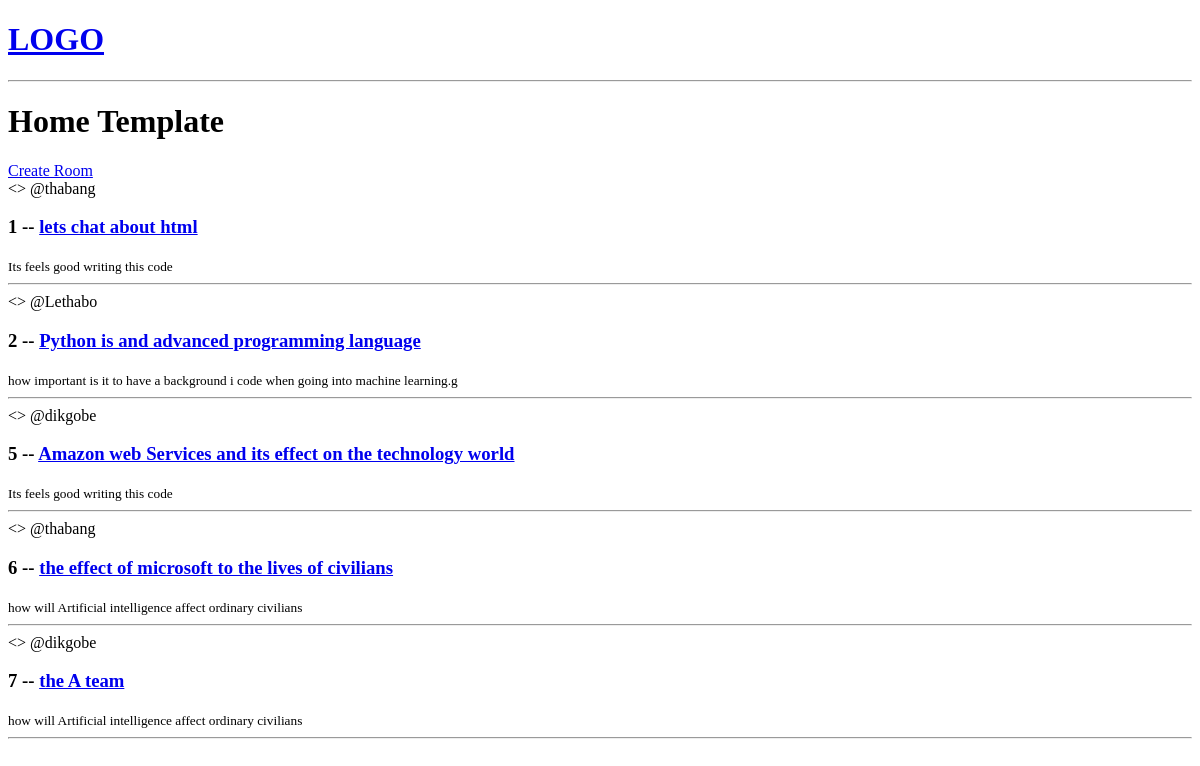
The app's page /, older data.
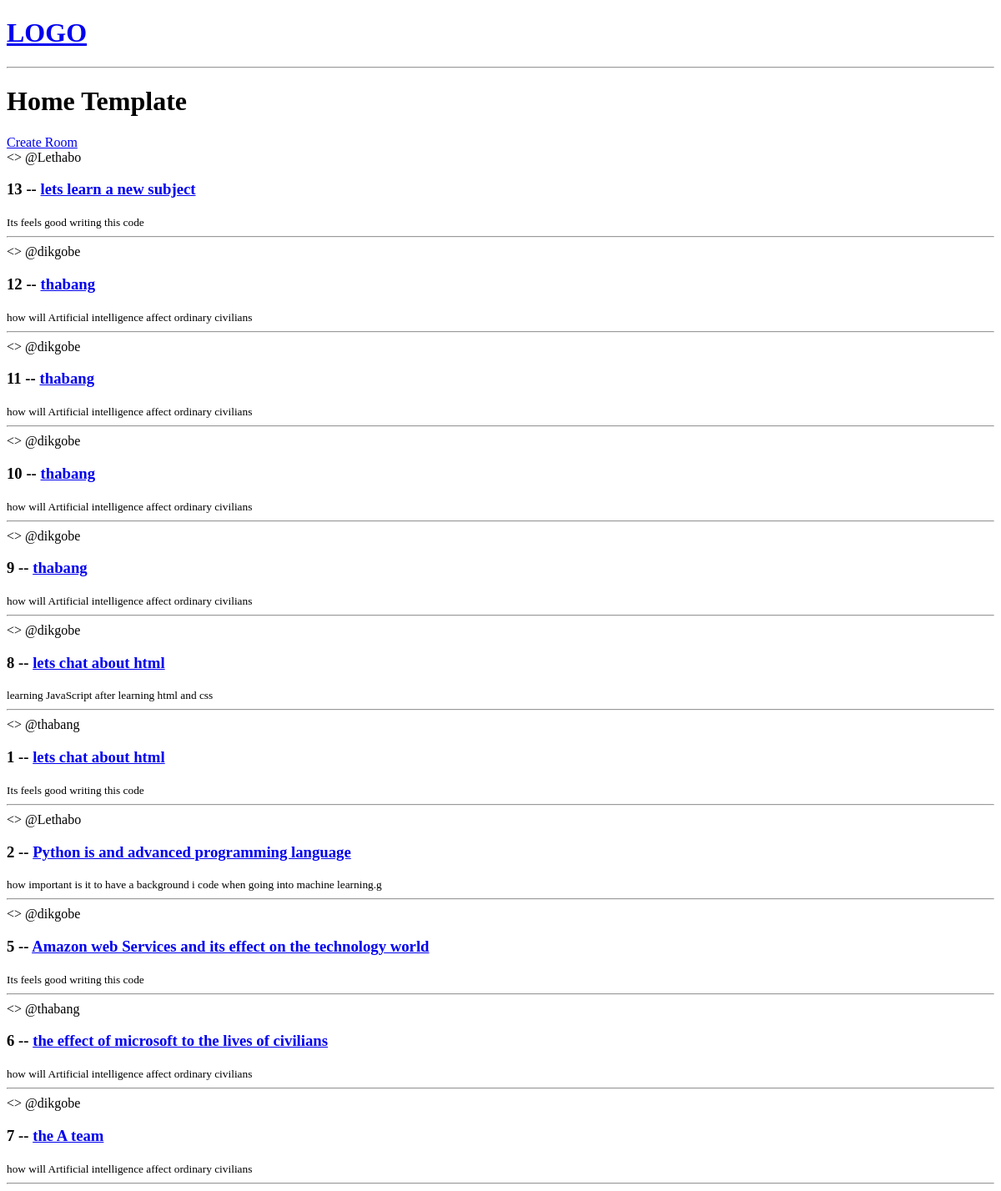
The same page, newer data.
### base/models.py (models this page shows, shortened)
class Room(models.Model):
    host =models.ForeignKey(User,on_delete=models.SET_NULL,null=True)
    topic = models.ForeignKey(Topic,on_delete=models.SET_NULL,null=True)
    name =models.CharField(max_length=200)
    desciption = models.TextField(null=True,blank=True)
    updated = models.DateTimeField(auto_now =True)
    created = models.DateTimeField(auto_now_add = True)
    class Meta:
        ordering= ['-updated','-created']

class Topic(models.Model):
    name=models.CharField(max_length = 200)

### base/views.py (the view)
# urls.py: path('',views.home , name= "home"),
def home(request):
    rooms = Room.objects.all()
    context = {'rooms' : rooms}
    return  render(request,'base/home.html', context)

### base/templates/base/home.html (shortened to what this page needs)
{% extends 'main.html' %}
{% block content %}
<h1>Home Template</h1>
<div>
    <a href="{url 'create-room'}">Create Room</a>
  <div>
    {% for room in rooms %}
        <>
            <span>@{{room.host.username}}</span>
            <h3> {{room.id}} -- <a href="/room/{{room.id}}">{{room.name}}</a>  </h3>
            <small> {{room.topic.name}} </small>
            <hr>
    </div>
    {% endfor %}
{% endblock content %}

Row changes from the older to the newer data that the page shows:
added Room: host.username "Lethabo", id "13", name "lets learn a new subject", topic.name "Its feels good writing this code"
added Room: host.username "dikgobe", id "12", name "thabang", topic.name "how will Artificial intelligence affect ordinary civilians"
added Room: host.username "dikgobe", id "11", name "thabang", topic.name "how will Artificial intelligence affect ordinary civilians"
added Room: host.username "dikgobe", id "10", name "thabang", topic.name "how will Artificial intelligence affect ordinary civilians"
added Room: host.username "dikgobe", id "9", name "thabang", topic.name "how will Artificial intelligence affect ordinary civilians"
added Room: host.username "dikgobe", id "8", name "lets chat about html", topic.name "learning JavaScript after learning html and css"
